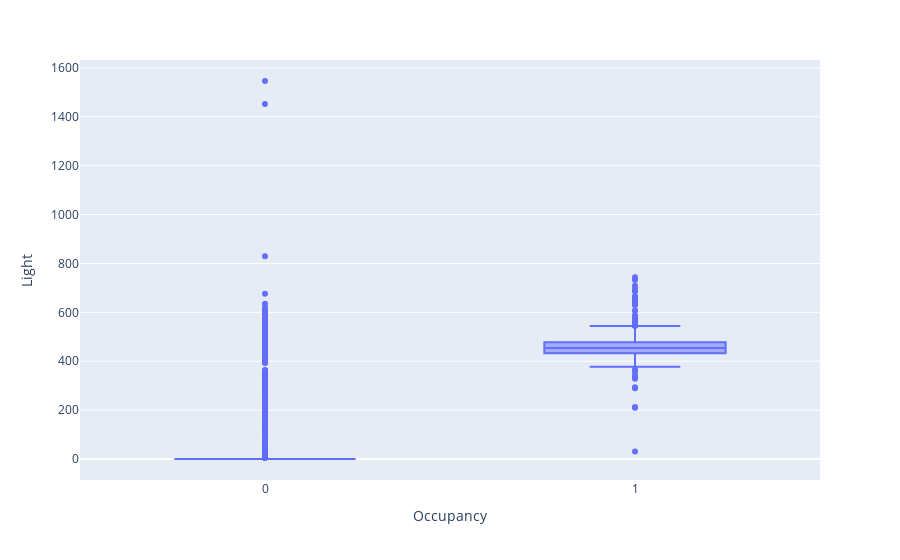

This figure's notebook cell:
### Markdown cell above
## Hypothesis: Rooms with Low Light has lower probability of being Occupant

### Code cell
# Task-01: BoxPlot the Training Dataset to see their Light Median
# We will be using Plotly Low Code
# boxplot using the Training dataset
# x-axis-> Occupancy  y-axis-> Light
feature = "Light"
fig = px.box(data_frame=train,x=target,y=feature)
fig.show()

# From the plot we could see a significant different in Light Median been an Occupant Room and Empty Room.
# The Empty rooms having Light Median almost ZERO
# When the Occupant rooms have light medium around 400-600
# the median is the simple average of the n/2 -th and the (n/2 + 1) -th terms.

### Figure 1 — Plotly figure (JSON) as saved in the notebook; plotly's stock layout.template omitted (floating-point values rounded to 4 significant figures; data arrays with more than 128 entries replaced by an {"elided": "..."} marker saying what was removed)
{"data": [{"alignmentgroup": "True", "hovertemplate": "Occupancy=%{x}<br>Light=%{y}<extra></extra>", "legendgroup": "", "marker": {"color": "#636efa"}, "name": "", "notched": false, "offsetgroup": "", "orientation": "v", "showlegend": false, "x": {"elided": "8143 int values"}, "x0": " ", "xaxis": "x", "y": {"elided": "8143 float values"}, "y0": " ", "yaxis": "y", "type": "box"}], "layout": {"xaxis": {"anchor": "y", "domain": [0.0, 1.0], "title": {"text": "Occupancy"}}, "yaxis": {"anchor": "x", "domain": [0.0, 1.0], "title": {"text": "Light"}}, "legend": {"tracegroupgap": 0}, "margin": {"t": 60}, "boxmode": "group"}}
